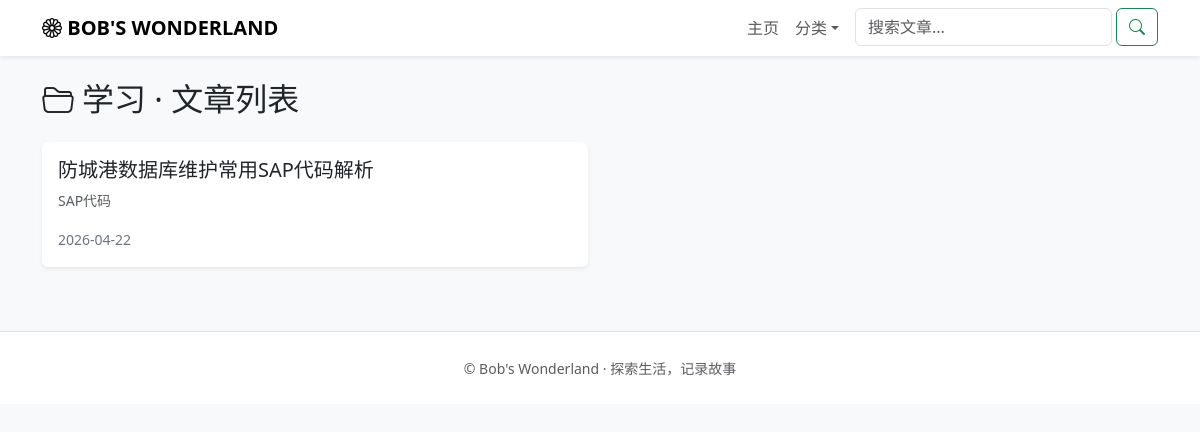
The app's page /category/learning/ with its own data.
### blog/models.py (models this page shows, shortened)
class Article(models.Model):
    title = models.CharField(max_length=200, verbose_name='标题')
    content = models.TextField(verbose_name='内容')
    summary = models.CharField(max_length=300, blank=True, verbose_name='摘要')
    category = models.CharField(
        max_length=20,
        choices=Category.choices,
        default=Category.LIFE,
        verbose_name='分类'
    )
    created_at = models.DateTimeField(default=timezone.now, verbose_name='创建时间')
    updated_at = models.DateTimeField(auto_now=True, verbose_name='更新时间')
    image = models.ImageField(upload_to='articles/%Y/%m/', blank=True, null=True, verbose_name='文章图片')
    class Meta:
        ordering = ['-created_at']          # 按创建时间倒序
        verbose_name = '文章'
        verbose_name_plural = '文章管理'

### blog/views.py (the view)
# urls.py: path('category/<slug:category_slug>/', views.category_articles, name='category'),  # 分类列表
def category_articles(request, category_slug):
    category_map = {
        'life': Category.LIFE,
        'learning': Category.LEARNING,
        'travel': Category.TRAVEL,
        'reflection': Category.REFLECTION,
    }
    category_value = category_map.get(category_slug)
    if not category_value:
        from django.http import Http404
        raise Http404("分类不存在")
    articles_list = Article.objects.filter(category=category_value)
    category_name = dict(Category.choices).get(category_value)
    paginator = Paginator(articles_list, 4)
    page = request.GET.get('page')
    try:
        articles = paginator.page(page)
    except PageNotAnInteger:
        articles = paginator.page(1)
    except EmptyPage:
        articles = paginator.page(paginator.num_pages)
    context = {
        'category_name': category_name,
        'category_slug': category_slug,
        'articles': articles,
    }
    return render(request, 'blog/category.html', context)

### blog/templates/blog/category.html (shortened to what this page needs)
{% extends 'blog/base.html' %}
{% block content %}
<h2 class="mb-4"><i class="bi bi-folder2-open me-2"></i>{{ category_name }} · 文章列表</h2>
<div class="row">
    {% for article in articles %}
    <div class="col-md-6 mb-3">
        <div class="card shadow-sm border-0 h-100">
            <div class="card-body">
                <h5 class="card-title"><a href="{% url 'article_detail' article.id %}" class="text-decoration-none text-dark">{{ article.title }}</a></h5>
                <p class="card-text text-muted small">{{ article.summary|default:article.content|truncatechars:80 }}</p>
                <small class="text-secondary">{{ article.created_at|date:"Y-m-d" }}</small>
            </div>
        </div>
    </div>
    {% empty %}
    <p>该分类下暂无文章。</p>
    {% endfor %}
</div>
{% endblock %}

### blog/static/blog/css/style.css (style rules this page uses)
.card { transition: transform 0.2s ease, box-shadow 0.2s ease; }

### records on screen
Article: title "防城港数据库维护常用SAP代码解析", summary "SAP代码", created_at "2026-04-22"

### other values on screen
{{ category_name }} "学习"
